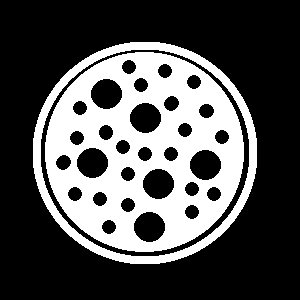
#> input picture images/art4.bmp, 300 x 300 px
$ python aula_04_ex_05.py
#> lines starting #> are read from the running program, lines starting #| are printed output that depends on the picture; after the words box and inside, x2 and y2 are one past the last pixel; in counts of white or black regions, pixels touching at a corner belong together
import cv2
import numpy as np
import matplotlib.pyplot as plt

# Function to create a circular structuring element
def circular_kernel(diameter):
    radius = diameter // 2
    kernel = np.zeros((diameter, diameter), dtype=np.uint8)
    for i in range(diameter):
        for j in range(diameter):
            if (i - radius) ** 2 + (j - radius) ** 2 <= radius ** 2:
                kernel[i, j] = 1
    return kernel

# Load the binary image art4.bmp
image = cv2.imread("../images/art4.bmp", cv2.IMREAD_GRAYSCALE)
#> image: shape (300, 300); 32.1% white; 2 white regions, box (x1, y1, x2, y2) and area: (45, 52, 244, 252) 23498, (33, 42, 257, 264) 5432

# Check if the image was successfully read
if image is None:
    print("Image file art4.bmp could not be opened")
    exit(-1)

# Define different sizes for the circular structuring element
diameters = [11, 22, 33]  # Example diameters: 11, 22, and 33 pixels
closed_images = []

# Apply morphological closing with different structuring element sizes
for diameter in diameters:
    circular_structuring_element = circular_kernel(diameter)
    closed_image = cv2.morphologyEx(image, cv2.MORPH_CLOSE, circular_structuring_element)
    closed_images.append(closed_image)
#> this loop made 3 passes
#> pass 1, `closed_image = cv2.morphologyEx(image, cv2.MORPH_CLOSE, circular_struc..`:
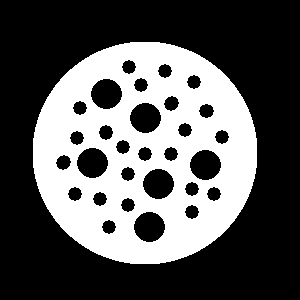
#> closed_image: shape (300, 300); 35.3% white; 1 white region, box (x1, y1, x2, y2) and area: (33, 42, 257, 264) 31794
#> pass 2, `closed_image = cv2.morphologyEx(image, cv2.MORPH_CLOSE, circular_struc..`:
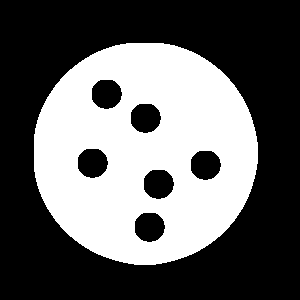
#> closed_image: shape (300, 300); 39.1% white; 1 white region, box (x1, y1, x2, y2) and area: (34, 43, 258, 265) 35166
#> pass 3, `closed_image = cv2.morphologyEx(image, cv2.MORPH_CLOSE, circular_struc..`:
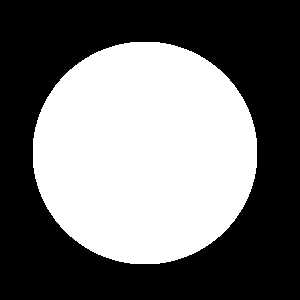
#> closed_image: shape (300, 300); 43.8% white; 1 white region, box (x1, y1, x2, y2) and area: (33, 42, 257, 264) 39388
#> after the loop, closed_images = 3 items

# Display the original and closed images
plt.figure(figsize=(12, 8))

plt.subplot(1, 4, 1)
plt.imshow(image, cmap='gray')
plt.title("Original Image (art4.bmp)")
plt.axis('off')

# Display the closed images
for i, closed_image in enumerate(closed_images):
    plt.subplot(1, 4, i + 2)
    plt.imshow(closed_image, cmap='gray')
    plt.title(f"Closed Image (Diameter {diameters[i]})")
    plt.axis('off')

plt.tight_layout()
plt.show()
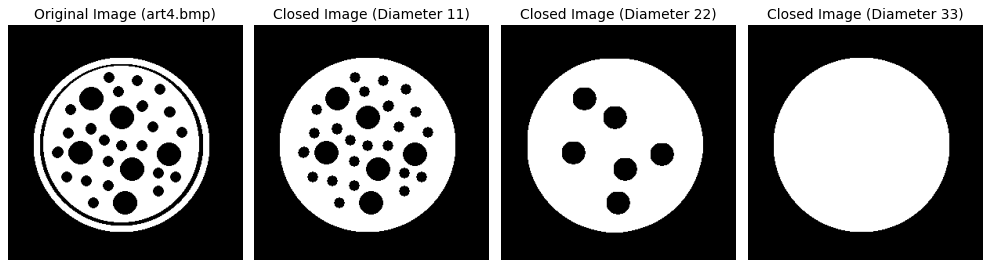
#> figure drawn by matplotlib, 4 panels

$ run again, with images/art2.bmp copied over images/art4.bmp
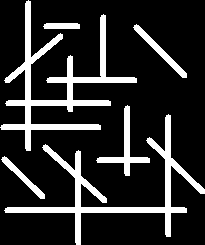
#> input picture images/art2.bmp, 205 x 245 px
#> image: shape (245, 205); 16.9% white; 6 white regions, box (x1, y1, x2, y2) and area: (0, 0, 137, 151) 3611, (4, 114, 205, 245) 3181, (96, 105, 150, 176) 696, (133, 24, 187, 78) 459, (1, 156, 45, 199) 346, (43, 23, 80, 29) 213
#> the loop `for diameter in diameters:` made 3 passes
#> pass 3, `closed_image = cv2.morphologyEx(image, cv2.MORPH_CLOSE, circular_struc..`:
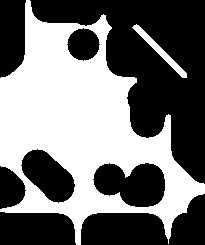
#> closed_image: shape (245, 205); 44.7% white; 2 white regions, box (x1, y1, x2, y2) and area: (0, 0, 205, 245) 21987, (132, 24, 187, 78) 462
#> after the loop `for diameter in diameters:`: closed_images = 3 items
#> the loop `for i, closed_image in enumerate(closed_images):` made 3 passes
#> `plt.show()`:
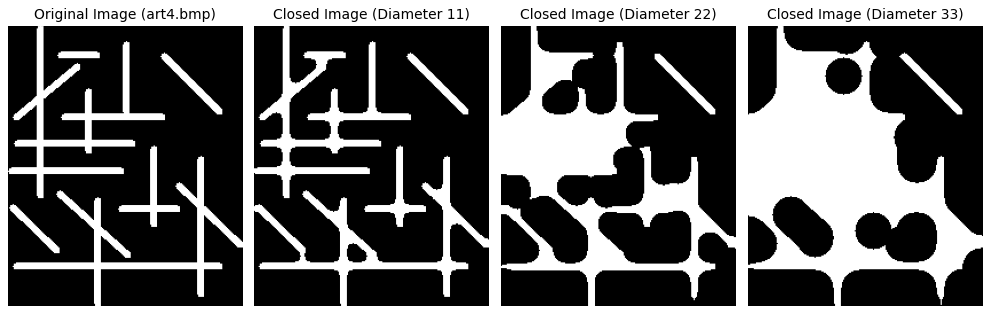
#> figure drawn by matplotlib, 4 panels

$ run again, with images/art3.bmp copied over images/art4.bmp
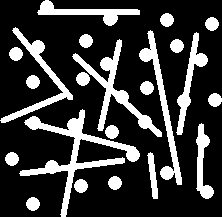
#> input picture images/art3.bmp, 222 x 217 px
#> image: shape (217, 222); 22.2% white; 22 white regions, largest, box (x1, y1, x2, y2) and area: (19, 109, 140, 217) 2271, (72, 39, 162, 137) 1502, (139, 30, 182, 185) 1227
#> the loop `for diameter in diameters:` made 3 passes
#> pass 3, `closed_image = cv2.morphologyEx(image, cv2.MORPH_CLOSE, circular_struc..`:
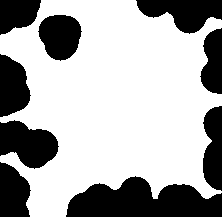
#> closed_image: shape (217, 222); 66.8% white; 9 black regions, largest, box (x1, y1, x2, y2) and area: (66, 176, 222, 217) 4452, (0, 120, 59, 169) 1943, (136, 0, 222, 34) 1800
#> after the loop `for diameter in diameters:`: closed_images = 3 items
#> the loop `for i, closed_image in enumerate(closed_images):` made 3 passes
#> `plt.show()`:
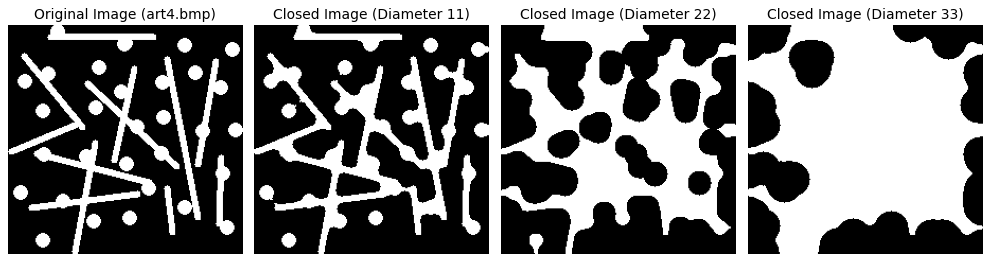
#> figure drawn by matplotlib, 4 panels
